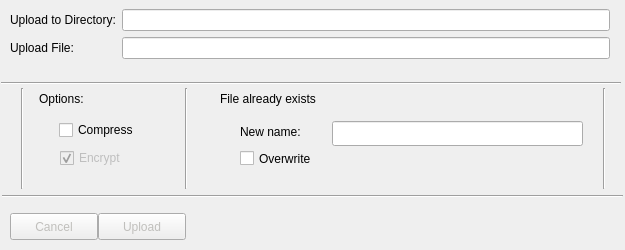
<?xml version="1.0" encoding="UTF-8"?>
<ui version="4.0">
 <class>MainWindow</class>
 <widget class="QMainWindow" name="MainWindow">
  <property name="windowModality">
   <enum>Qt::WindowModal</enum>
  </property>
  <property name="enabled">
   <bool>true</bool>
  </property>
  <property name="geometry">
   <rect>
    <x>0</x>
    <y>0</y>
    <width>625</width>
    <height>250</height>
   </rect>
  </property>
  <property name="sizePolicy">
   <sizepolicy hsizetype="Fixed" vsizetype="Fixed">
    <horstretch>0</horstretch>
    <verstretch>0</verstretch>
   </sizepolicy>
  </property>
  <property name="minimumSize">
   <size>
    <width>625</width>
    <height>250</height>
   </size>
  </property>
  <property name="maximumSize">
   <size>
    <width>625</width>
    <height>250</height>
   </size>
  </property>
  <property name="focusPolicy">
   <enum>Qt::NoFocus</enum>
  </property>
  <property name="contextMenuPolicy">
   <enum>Qt::DefaultContextMenu</enum>
  </property>
  <property name="windowTitle">
   <string>Archon Upload - Load Settings</string>
  </property>
  <property name="styleSheet">
   <string notr="true"/>
  </property>
  <widget class="QWidget" name="centralwidget">
   <widget class="QLabel" name="label_3">
    <property name="geometry">
     <rect>
      <x>39</x>
      <y>84</y>
      <width>71</width>
      <height>30</height>
     </rect>
    </property>
    <property name="maximumSize">
     <size>
      <width>16777215</width>
      <height>30</height>
     </size>
    </property>
    <property name="styleSheet">
     <string notr="true"/>
    </property>
    <property name="frameShadow">
     <enum>QFrame::Raised</enum>
    </property>
    <property name="lineWidth">
     <number>5</number>
    </property>
    <property name="midLineWidth">
     <number>5</number>
    </property>
    <property name="text">
     <string>Options:</string>
    </property>
    <property name="textFormat">
     <enum>Qt::AutoText</enum>
    </property>
    <property name="wordWrap">
     <bool>true</bool>
    </property>
   </widget>
   <widget class="QCheckBox" name="compress">
    <property name="geometry">
     <rect>
      <x>59</x>
      <y>115</y>
      <width>101</width>
      <height>30</height>
     </rect>
    </property>
    <property name="styleSheet">
     <string notr="true"/>
    </property>
    <property name="text">
     <string>Compress</string>
    </property>
   </widget>
   <widget class="QCheckBox" name="overwrite">
    <property name="geometry">
     <rect>
      <x>240</x>
      <y>146</y>
      <width>101</width>
      <height>25</height>
     </rect>
    </property>
    <property name="styleSheet">
     <string notr="true"/>
    </property>
    <property name="text">
     <string>Overwrite</string>
    </property>
   </widget>
   <widget class="Line" name="left">
    <property name="geometry">
     <rect>
      <x>17</x>
      <y>88</y>
      <width>10</width>
      <height>101</height>
     </rect>
    </property>
    <property name="orientation">
     <enum>Qt::Vertical</enum>
    </property>
   </widget>
   <widget class="QCheckBox" name="checkBox_3">
    <property name="enabled">
     <bool>false</bool>
    </property>
    <property name="geometry">
     <rect>
      <x>60</x>
      <y>143</y>
      <width>81</width>
      <height>30</height>
     </rect>
    </property>
    <property name="autoFillBackground">
     <bool>false</bool>
    </property>
    <property name="styleSheet">
     <string notr="true"/>
    </property>
    <property name="text">
     <string>Encrypt</string>
    </property>
    <property name="checked">
     <bool>true</bool>
    </property>
   </widget>
   <widget class="QLabel" name="exists_label">
    <property name="geometry">
     <rect>
      <x>220</x>
      <y>84</y>
      <width>140</width>
      <height>30</height>
     </rect>
    </property>
    <property name="maximumSize">
     <size>
      <width>16777215</width>
      <height>30</height>
     </size>
    </property>
    <property name="styleSheet">
     <string notr="true"/>
    </property>
    <property name="frameShadow">
     <enum>QFrame::Raised</enum>
    </property>
    <property name="lineWidth">
     <number>5</number>
    </property>
    <property name="midLineWidth">
     <number>5</number>
    </property>
    <property name="text">
     <string>File already exists</string>
    </property>
    <property name="textFormat">
     <enum>Qt::AutoText</enum>
    </property>
    <property name="wordWrap">
     <bool>true</bool>
    </property>
   </widget>
   <widget class="QLabel" name="new_name_label">
    <property name="geometry">
     <rect>
      <x>240</x>
      <y>121</y>
      <width>81</width>
      <height>21</height>
     </rect>
    </property>
    <property name="maximumSize">
     <size>
      <width>16777215</width>
      <height>30</height>
     </size>
    </property>
    <property name="styleSheet">
     <string notr="true"/>
    </property>
    <property name="frameShadow">
     <enum>QFrame::Raised</enum>
    </property>
    <property name="lineWidth">
     <number>5</number>
    </property>
    <property name="midLineWidth">
     <number>5</number>
    </property>
    <property name="text">
     <string>New name:</string>
    </property>
    <property name="textFormat">
     <enum>Qt::AutoText</enum>
    </property>
    <property name="wordWrap">
     <bool>true</bool>
    </property>
   </widget>
   <widget class="QLineEdit" name="new_name">
    <property name="geometry">
     <rect>
      <x>332</x>
      <y>121</y>
      <width>251</width>
      <height>25</height>
     </rect>
    </property>
    <property name="maximumSize">
     <size>
      <width>16777215</width>
      <height>25</height>
     </size>
    </property>
    <property name="styleSheet">
     <string notr="true">color: rgb(224, 27, 36);
</string>
    </property>
    <property name="inputMask">
     <string/>
    </property>
   </widget>
   <widget class="QPushButton" name="upload_button">
    <property name="geometry">
     <rect>
      <x>98</x>
      <y>213</y>
      <width>88</width>
      <height>27</height>
     </rect>
    </property>
    <property name="styleSheet">
     <string notr="true">color:rgb(192, 191, 188)</string>
    </property>
    <property name="text">
     <string>Upload</string>
    </property>
   </widget>
   <widget class="QPushButton" name="cancel_button">
    <property name="geometry">
     <rect>
      <x>10</x>
      <y>213</y>
      <width>88</width>
      <height>27</height>
     </rect>
    </property>
    <property name="styleSheet">
     <string notr="true">color:rgb(192, 191, 188)</string>
    </property>
    <property name="text">
     <string>Cancel</string>
    </property>
   </widget>
   <widget class="Line" name="middle">
    <property name="geometry">
     <rect>
      <x>181</x>
      <y>88</y>
      <width>10</width>
      <height>101</height>
     </rect>
    </property>
    <property name="orientation">
     <enum>Qt::Vertical</enum>
    </property>
   </widget>
   <widget class="Line" name="right">
    <property name="geometry">
     <rect>
      <x>599</x>
      <y>88</y>
      <width>10</width>
      <height>101</height>
     </rect>
    </property>
    <property name="orientation">
     <enum>Qt::Vertical</enum>
    </property>
   </widget>
   <widget class="Line" name="up">
    <property name="geometry">
     <rect>
      <x>1</x>
      <y>78</y>
      <width>620</width>
      <height>10</height>
     </rect>
    </property>
    <property name="orientation">
     <enum>Qt::Horizontal</enum>
    </property>
   </widget>
   <widget class="Line" name="down">
    <property name="geometry">
     <rect>
      <x>2</x>
      <y>191</y>
      <width>621</width>
      <height>10</height>
     </rect>
    </property>
    <property name="orientation">
     <enum>Qt::Horizontal</enum>
    </property>
   </widget>
   <widget class="QWidget" name="formLayoutWidget">
    <property name="geometry">
     <rect>
      <x>10</x>
      <y>9</y>
      <width>600</width>
      <height>61</height>
     </rect>
    </property>
    <layout class="QFormLayout" name="formLayout">
     <item row="0" column="0">
      <widget class="QLabel" name="dir_label">
       <property name="maximumSize">
        <size>
         <width>16777215</width>
         <height>30</height>
        </size>
       </property>
       <property name="styleSheet">
        <string notr="true"/>
       </property>
       <property name="frameShadow">
        <enum>QFrame::Raised</enum>
       </property>
       <property name="lineWidth">
        <number>5</number>
       </property>
       <property name="midLineWidth">
        <number>5</number>
       </property>
       <property name="text">
        <string>Upload to Directory:</string>
       </property>
       <property name="textFormat">
        <enum>Qt::AutoText</enum>
       </property>
       <property name="wordWrap">
        <bool>true</bool>
       </property>
      </widget>
     </item>
     <item row="0" column="1">
      <widget class="QLineEdit" name="dir">
       <property name="maximumSize">
        <size>
         <width>16777215</width>
         <height>25</height>
        </size>
       </property>
       <property name="focusPolicy">
        <enum>Qt::NoFocus</enum>
       </property>
       <property name="styleSheet">
        <string notr="true">color: #6D4AFF</string>
       </property>
       <property name="readOnly">
        <bool>true</bool>
       </property>
      </widget>
     </item>
     <item row="1" column="0">
      <widget class="QLabel" name="file_label">
       <property name="maximumSize">
        <size>
         <width>16777215</width>
         <height>30</height>
        </size>
       </property>
       <property name="styleSheet">
        <string notr="true"/>
       </property>
       <property name="frameShadow">
        <enum>QFrame::Raised</enum>
       </property>
       <property name="lineWidth">
        <number>5</number>
       </property>
       <property name="midLineWidth">
        <number>5</number>
       </property>
       <property name="text">
        <string>Upload File:</string>
       </property>
       <property name="textFormat">
        <enum>Qt::AutoText</enum>
       </property>
       <property name="wordWrap">
        <bool>true</bool>
       </property>
      </widget>
     </item>
     <item row="1" column="1">
      <widget class="QLineEdit" name="file">
       <property name="maximumSize">
        <size>
         <width>16777215</width>
         <height>25</height>
        </size>
       </property>
       <property name="focusPolicy">
        <enum>Qt::ClickFocus</enum>
       </property>
       <property name="styleSheet">
        <string notr="true">color: #6D4AFF</string>
       </property>
       <property name="readOnly">
        <bool>true</bool>
       </property>
      </widget>
     </item>
    </layout>
   </widget>
   <zorder>left</zorder>
   <zorder>label_3</zorder>
   <zorder>compress</zorder>
   <zorder>checkBox_3</zorder>
   <zorder>exists_label</zorder>
   <zorder>overwrite</zorder>
   <zorder>new_name_label</zorder>
   <zorder>new_name</zorder>
   <zorder>upload_button</zorder>
   <zorder>cancel_button</zorder>
   <zorder>middle</zorder>
   <zorder>right</zorder>
   <zorder>up</zorder>
   <zorder>down</zorder>
   <zorder>formLayoutWidget</zorder>
  </widget>
 </widget>
 <resources/>
 <connections>
  <connection>
   <sender>overwrite</sender>
   <signal>clicked(bool)</signal>
   <receiver>new_name</receiver>
   <slot>setDisabled(bool)</slot>
   <hints>
    <hint type="sourcelabel">
     <x>302</x>
     <y>161</y>
    </hint>
    <hint type="destinationlabel">
     <x>399</x>
     <y>138</y>
    </hint>
   </hints>
  </connection>
 </connections>
</ui>
